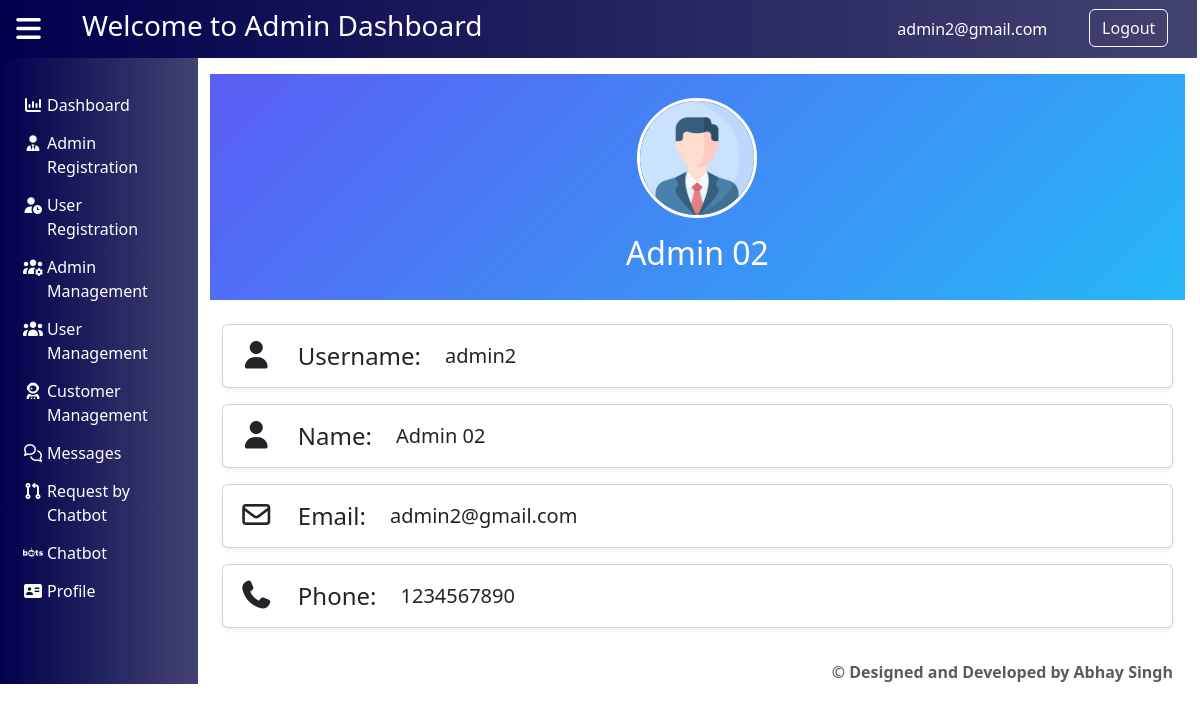
The app's page /admins/admin_profile/ (signed in) with its own data.
### mainapp/models.py (models this page shows, shortened)
class AdminRegistration(models.Model):
    username = models.CharField(max_length=100)
    Name = models.CharField(max_length=100)
    email = models.EmailField()
    phone_number = models.CharField(max_length=10)
    password = models.CharField(max_length=100)

### Admin/views.py (the view)
# urls.py: path('admin_profile/',views.admin_profile,name='admin_profile'),
def admin_profile(request):
    email = request.session.get('admin_email')
    user = AdminRegistration.objects.filter(email=email).first()
    return render(request,'admin_profile.html', {'user': user})

### Admin/templates/admin_profile.html
{% extends 'admin_base.html' %}
{% load static %}
{% block admin %}
    {% include 'profile.html' %}
{% endblock %}

### Admin/templates/admin_base.html (shortened to what this page needs)
{% load static %}
<!DOCTYPE html>
<html>
<head>
    <link href="https://cdn.jsdelivr.net/npm/bootstrap@5.3.8/dist/css/bootstrap.min.css" rel="stylesheet">
    <link rel="stylesheet" type="text/css" href="{% static 'CSS/style.css' %}">
    <link rel="stylesheet" href="https://cdnjs.cloudflare.com/ajax/libs/font-awesome/7.0.1/css/all.min.css" />
</head>
<body>
    <div class="container-fluid" style="padding-left: 10px; padding-right: 15px;">
        <div class="row">
            <div class="col-sm-12 p-0">
                <nav class="navbar bg-1 p-0">
                    <div class="container-fluid row p-0">
                        <div class="col-sm-0_5">
                            <button class="btn text-white">
                                <i class="fa-solid fa-bars px-1 fs-3 py-2" onclick="hid()"></i>
                            </button>
                        </div>
                        <div class="col-sm-11_5">
                            <div class="row">
                                <div class="col-sm-8 p-0">
                                    <h3 class="mx-5 my-2 text-start">Welcome to Admin Dashboard</h3>
                                </div>
                                <div class="col-sm-3 p-0">
                                    <div class="d-flex align-items-center gap-3">
                                        {% if request.session.admin_email %}
                                            <p class="mt-3 ms-5 ps-5 text-white">{{ request.session.admin_email }}</p>
                                        {% endif %}
                                    </div>
                                </div>
                                <div class="col-sm-1 p-0 py-2">
                                    <a href="{% url 'Admin:logout' %}" class="btn btn-outline-light">Logout</a>
                                </div>
                            </div>
                        </div>
                    </div>
                </nav>
            </div>
        </div>
        <div class="row">
          <div class="col-sm-2 bg-1 py-1" id="add">
                <div class="row mt-4">
                    <div class="col-sm-12">
                        <ul class="list-unstyled">
                            <li class="btn bg-2 w-100 text-center">
                                <a href="{% url 'Admin:adminhome' %}" class="text-white text-decoration-none">
                                    <div class="row">
                                        <div class="col-sm-1"><i class="fa-solid fa-chart-column"></i></div>
                                        <div class="col-sm-10 text-start r">Dashboard</div>
                                   </div>
                                </a>
                            </li>
                            <li class="btn bg-2 w-100 text-center">
                                <a href="{% url 'Admin:adminrequest' %}" class="text-white text-decoration-none">
                                    <div class="row">
                                        <div class="col-sm-1"><i class="fa-solid fa-user-tie"></i></div>
                                        <div class="col-sm-10 text-start r">Admin Registration</div>
                                    </div>
                                </a>
                            </li>
                            <li class="btn bg-2 w-100 text-center">
                                <a href="{% url 'Admin:registration' %}" class="text-white text-decoration-none">
                                    <div class="row">
                                        <div class="col-sm-1"><i class="fa-solid fa-user-clock"></i></div>
                                        <div class="col-sm-10 text-start r">User Registration</div>
                                    </div>
                                </a>
                            </li>
                            <li class="btn bg-2 w-100 text-center">
                                <a href="{% url 'Admin:admin_management' %}" class="text-white text-decoration-none">
                                    <div class="row">
                                        <div class="col-sm-1"><i class="fa-solid fa-users-gear"></i></div>
                                        <div class="col-sm-10 text-start r">Admin Management</div>
                                    </div>
                                </a>
                            </li>
                            <li class="btn bg-2 w-100 text-center">
                                <a href="{% url 'Admin:user_management' %}" class="text-white text-decoration-none">
                                    <div class="row">
                                        <div class="col-sm-1"><i class="fa-solid fa-users"></i></div>
                                        <div class="col-sm-10 text-start r">User Management</div>
                                    </div>
                                </a>
                            </li>
                            <li class="btn bg-2 w-100 text-center">
                                <a href="{% url 'Admin:customer_management' %}" class="text-white text-decoration-none">
                                    <div class="row">
                                        <div class="col-sm-1"><i class="fa-solid fa-user-astronaut"></i></div>
                                        <div class="col-sm-10 text-start r">Customer Management</div>
                                    </div>
                                </a>
                            </li>
                            <li class="btn bg-2 w-100 text-center">
                                <a href="{% url 'Admin:message' %}" class="text-white text-decoration-none">
                                    <div class="row">
                                        <div class="col-sm-1"><i class="fa-regular fa-comments"></i></div>
                                        <div class="col-sm-10 text-start r">Messages</div>
                                    </div>
                                </a>
                            </li>
                            <li class="btn bg-2 w-100 text-center">
                                <a href="{% url 'Admin:request_by_chatbot' %}" class="text-white text-decoration-none">
                                    <div class="row">
                                        <div class="col-sm-1"><i class="fa-solid fa-code-pull-request"></i></div>
                                        <div class="col-sm-10 text-start r">Request by Chatbot</div>
                                    </div>
                                </a>
                            </li>
                            <li class="btn bg-2 w-100 text-center">
                                <a href="{% url 'Admin:chatbot' %}" class="text-white text-decoration-none">
                                    <div class="row">
                                        <div class="col-sm-1"><i class="fa-brands fa-bots"></i></div>
                                        <div class="col-sm-10 text-start r">Chatbot</div>
                                    </div>
                                </a>
                            </li>
                            <li class="btn bg-2 w-100 text-center">
                                <a href="{% url 'Admin:admin_profile' %}" class="text-white text-decoration-none">
                                    <div class="row">
                                        <div class="col-sm-1"><i class="fa-solid fa-address-card"></i></div>
                                        <div class="col-sm-10 text-start r">Profile</div>
                                    </div>
                                </a>
                            </li>
                        </ul>
                    </div>
                </div>
            </div>
            <div class="col-sm-10" id="remove">
                <div class="row">
                    <div class="col-sm-12 scroll-1">
                        {% block admin %}
                        {% endblock %}
                    </div>
                </div>
                <div class="row p-0">
                    <div class="col-sm-12 p-0">
                        <footer class="footer p-0">
                            <div class="container-fluid p-0">
                                <p class="mb-0 text-muted text-end pe-4">
                                    <strong>&copy; Designed and Developed by Abhay Singh</strong>
                                </p>
                            </div>
                        </footer>
                    </div>
                </div>
            </div>
        </div>
    </div>
</body>
</html>

### templates/profile.html
<div class="container-fluid p-0 py-3">
        <div class="text-center text-white p-4" style="background: linear-gradient(135deg, #5b5df5, #25b7f5);">
            {% load static %}
            <img src="{% static 'icon.png' %}" class="rounded-circle border border-3 border-white" width="120" height="120">
            <h2 class="mt-3 mb-1">{{ user.Name }}</h2>
        </div>
        <div class="container mt-4">
            <div class="card shadow-sm mb-3">
                <div class="card-body d-flex">
                    <i class="fa-solid fa-user fs-3 me-4"></i>
                        <div class="d-flex align-items-center gap-2">
                            <h4 class="mb-0">Username:</h4>
                            <p class="fs-5 mb-0 ps-3">{{ user.username }}</p>
                        </div>
                </div>
            </div>
            <div class="card shadow-sm mb-3">
                <div class="card-body d-flex">
                    <i class="fa-solid fa-user fs-3 me-4"></i>
                    <div class="d-flex align-items-center gap-2">
                        <h4 class="mb-0">Name:</h4>
                        <p class="fs-5 mb-0 ps-3">{{ user.Name }}</p>
                    </div>
                </div>
            </div>
            <div class="card shadow-sm mb-3">
                <div class="card-body d-flex">
                    <i class="fa-regular fa-envelope fs-3 me-4"></i>
                    <div class="d-flex align-items-center gap-2">
                        <h4 class="mb-0">Email:</h4>
                        <p class="fs-5 mb-0 ps-3">{{ user.email }}</p>
                    </div>
                </div>
            </div>
            <div class="card shadow-sm mb-3">
                <div class="card-body d-flex">
                    <i class="fa-solid fa-phone fs-3 me-4"></i>
                    <div class="d-flex align-items-center gap-2">
                        <h4 class="mb-0">Phone:</h4>
                        <p class="fs-5 mb-0 ps-3">{{ user.phone_number }}</p>
                    </div>
                </div>
            </div>
        </div>
    </div>

### static/CSS/style.css (style rules this page uses)
.scroll-1 { max-height: calc(100vh - 90px); overflow-y: auto; scrollbar-width: none; }
.bg-1 { background-image: linear-gradient(90deg,#00004d,rgb(67, 67, 113)); color: white; }
.col-sm-0_5 { width: 4%; }
.col-sm-11_5 { width: 96%; }

### records on screen
AdminRegistration: session.admin_email "admin2@gmail.com", Name "Admin 02", username "admin2", email "admin2@gmail.com", phone_number "1234567890"
